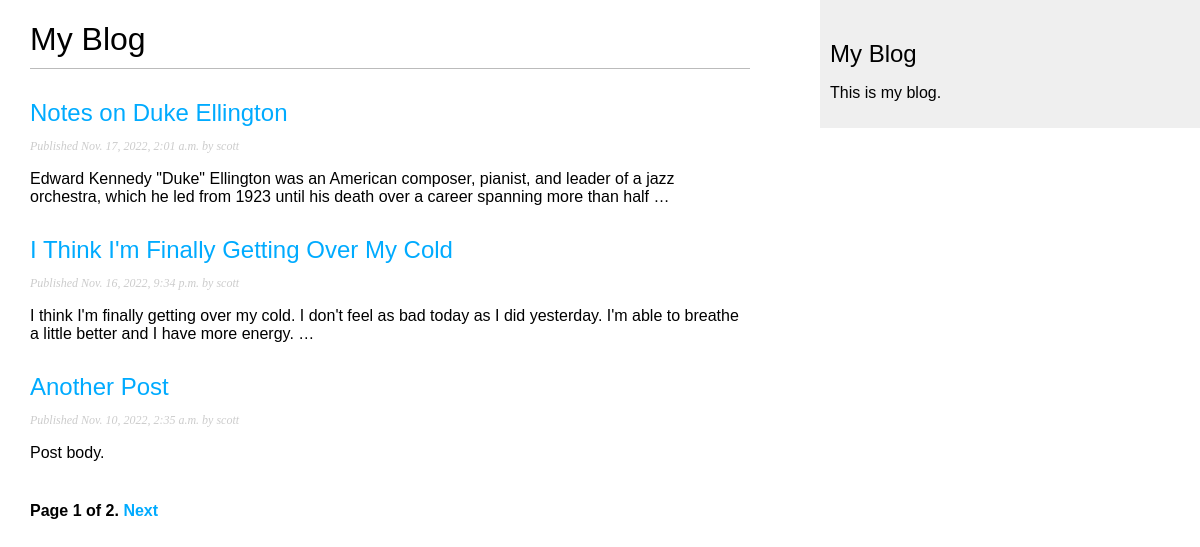
Screenshot of /blog/ with the database file from the repository.
### blog/models.py (models this page shows, shortened)
class Post(models.Model):
    class Status(models.TextChoices):
        DRAFT = 'DF', 'Draft'
        PUBLISHED = 'PB', 'Published'
    title = models.CharField(max_length=250)
    slug = models.SlugField(max_length=250, unique_for_date='publish')
    author = models.ForeignKey(User,
                                on_delete=models.CASCADE,
                                related_name='blog_posts')
    body = models.TextField()
    publish = models.DateTimeField(default=timezone.now)
    created = models.DateTimeField(auto_now_add=True)
    update = models.DateTimeField(auto_now=True)
    status = models.CharField(max_length=2,
                                choices=Status.choices,
                                default=Status.DRAFT)
    objects = models.Manager()    # The default model manager
    published = PublishedManager()  # Our custom model manager
    class Meta:
        ordering = ['-publish']
        indexes = [
            models.Index(fields=['-publish']),
        ]
    def get_absolute_url(self):
        return reverse('blog:post_detail',
                        args=[self.publish.year,
                                self.publish.month,
                                self.publish.day,
                                self.slug])

### blog/views.py (the view)
# urls.py: path('', views.PostListView.as_view(), name='post_list'),
class PostListView(ListView):
    queryset = Post.published.all()
    context_object_name = 'posts'
    paginate_by = 3
    template_name = 'blog/post/list.html'

### blog/templates/blog/post/list.html (shortened to what this page needs)
{% extends "blog/base.html"  %}
{% block content %}
    <h1>My Blog</h1>
    {% for post in posts %}
        <h2>
            <a href="{{ post.get_absolute_url }}">{{ post.title }}</a>
        </h2>
        <p class="date">
            Published {{ post.publish }} by {{ post.author }}
        </p>
            {{ post.body|truncatewords:30|linebreaks }}
    {% endfor %}
    {% include "pagination.html" with page=page_obj %}
{% endblock %}

### blog/static/css/blog.css (style rules this page uses)
body { margin:0; padding:0; font-family:helvetica, sans-serif; }
a { color:#00abff; text-decoration:none; }
h1 { font-weight:normal; border-bottom:1px solid #bbb; padding:0 0 10px 0; }
h2 { font-weight:normal; margin:30px 0 0; }
p.date { color:#ccc; font-family: georgia, serif; font-size: 12px; font-style: italic; }

### rows the page displays
Post: title "Notes on Duke Ellington", publish "Nov. 17, 2022, 2:01 a.m.", author "scott", body "Edward Kennedy \"Duke\" Ellington was an American composer, pianist, and leader of a jazz orchestra, which he led from 1923 until his death over a career spanning more than half …"
Post: title "I Think I'm Finally Getting Over My Cold", publish "Nov. 16, 2022, 9:34 p.m.", author "scott", body "I think I'm finally getting over my cold. I don't feel as bad today as I did yesterday. I'm able to breathe a little better and I have more energy. …"
Post: title "Another Post", publish "Nov. 10, 2022, 2:35 a.m.", author "scott", body "Post body."

### other values shown
{{ page.number }} "1"
{{ page.paginator.num_pages }} "2"
